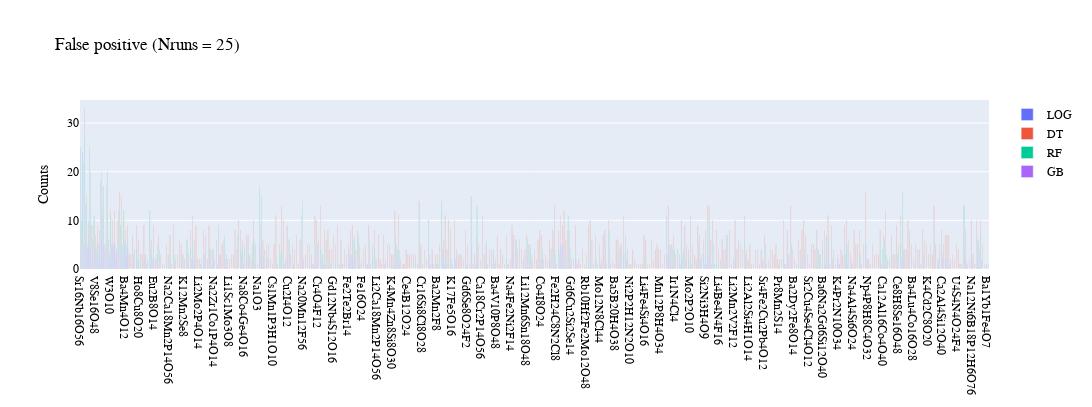
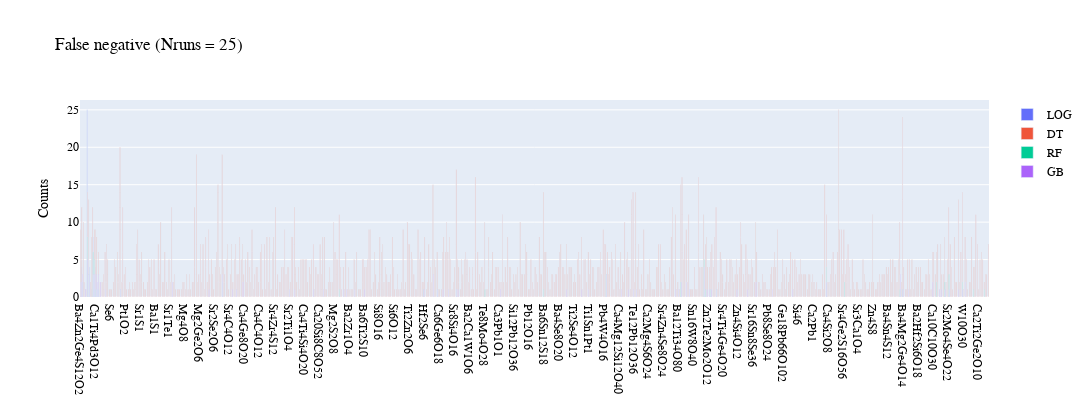

The notebook cell saved with these charts, in order:
### Code cell
visualize.plot_confusion_metrics(SupervisedModels, prettyNames, trainingData,
                                 k = numberSplits,
                                 n = numberRuns, 
                       prettyNames = prettyNames,
                             numPC = numberOfPrincipalComponents,
                          approach = InsertApproach)

### Figure 1 — Plotly figure (JSON) as saved in the notebook; plotly's stock layout.template omitted (floating-point values rounded to 4 significant figures; data arrays with more than 128 entries replaced by an {"elided": "..."} marker saying what was removed)
{"data": [{"name": "LOG ", "type": "bar", "x": ["Sr16Nb16O56", "Ba12Ni4Sb8O36", "Fe2Bi2O6", "V12Zn4O32", "P4W4O20", "Sr4V8Ni8O32", "Cr2Bi2O6", "V2Zn4P4O18", "V8Se16O48", "K4Ni4P12O36", "K24Co24P24O96", "Ba8Cr4O16", "As18Pb14S40", "Tc2B2", "Fe2Bi2O6", "Sn2P2O6", "Mg3Si2O9", "W3O10", "I10N4", "Ca2Co1O3", "Hg1H3I1O6", "Cu4Sb8O16", "Mn4Pb8W4O24", "Mn4As12Pb12O36", "Si18C8N2O36", "Ba4Mn4O12", "Co4Bi24S8O64"], "y": [25, 24, 1, 6, 5, 25, 2, 2, 4, 5, 5, 18, 11, 5, 4, 3, 3, 6, 5, 5, 2, 3, 1, 3, 2, 6, 5]}, {"name": "DT ", "type": "bar", "x": {"elided": "495 str values"}, "y": {"elided": "495 int values"}}, {"name": "RF ", "type": "bar", "x": {"elided": "235 str values"}, "y": {"elided": "235 int values"}}, {"name": "GB ", "type": "bar", "x": {"elided": "176 str values"}, "y": {"elided": "176 int values"}}], "layout": {"autosize": false, "barmode": "group", "font": {"color": "Black", "family": "Palatino", "size": 12}, "height": 407.3, "title": {"text": "False positive (Nruns = 25)"}, "width": 2193.0, "yaxis": {"title": {"text": "Counts"}}}}

### Figure 2 — Plotly figure (JSON) as saved in the notebook; plotly's stock layout.template omitted (floating-point values rounded to 4 significant figures; data arrays with more than 128 entries replaced by an {"elided": "..."} marker saying what was removed)
{"data": [{"name": "LOG ", "type": "bar", "x": ["Ba4Zn2Ge4S12O2", "Ba2Pd4S8", "Ba15Pt6O27", "Ba6Hf5S16", "Ca11Si4S1O18", "Ba12Ti10S30O2", "Sr8Pt8Pb2O22", "Ge9Pb15O33", "Mo2O6", "Mo12S12O72", "Ba4Ge4S24O84", "Ca1Ti4Pd3O12", "Zr4S4O24", "Sr25Ti39O103", "Sr5Ti7O19"], "y": [2, 4, 2, 1, 1, 25, 3, 4, 1, 6, 8, 4, 2, 2, 1]}, {"name": "DT ", "type": "bar", "x": {"elided": "781 mixed values"}, "y": {"elided": "781 int values"}}, {"name": "RF ", "type": "bar", "x": ["Zr4S4O4", "Hf4S4O4", "Ca2Te6O16", "Sr4Zr4Si8O28", "Te8Mo4O28", "Ba4Ti20O44", "Ba2Pd4S8", "Ti4S4O20", "Ba12Ti10S30O2", "Sr8Pt8Pb2O22", "Ba4Mo4Se4O24", "Ca4C8O16", "Sr4Ti5Si4O22", "Ba8Ti4Pt2O20", "Hf2Mo4O16", "Mo12S12O72", "Ti4O8", "Ba4Ge4S24O84", "Ba2S8O26", "Sr4Ge2S16O56", "Ca1Ti4Pd3O12", "Ca4W4O16", "Ba4Cr4O16", "Mg12O12", "Zr4S4O24", "Ge2Pb2S12O42", "Ba4Ti4S24O84", "Sr25Ti39O103", "Sr2Mo4Se4O22", "Ba12Zr2Zn12S28", "Si72O144", "Ba4Zn4Se8O24"], "y": [2, 1, 1, 1, 1, 1, 2, 3, 8, 3, 2, 5, 1, 1, 1, 6, 1, 5, 4, 2, 1, 1, 1, 1, 1, 2, 2, 1, 3, 2, 1, 1]}, {"name": "GB ", "type": "bar", "x": ["Zn1O1", "Ca2C2O6", "Zr4S4O4", "Ba3Ge12O27", "Ba3Ti6O15", "Ba3Zn3O6", "Ba4C4O12", "Ca1Mg3C4O12", "Ca20Si8C4O44", "Si1C1", "Zr2S2O2", "Ca2Pt3O8", "Sr3Ge12O27", "Ca2Te6O16", "Ba4Zn2Ge4S12O2", "Ba4Ca2Pd6O12", "Sr4Zr4Si8O28", "Ba8Ti4S16", "Ti4Sn8O16", "Ca4Zn2Ge4O14", "Ca3Pb1O1", "Pd2S2O8", "Ba2Pd4S8", "Pt4Pb8O16", "C6S16", "Ti4S4O20", "Ge2Pd2S6", "Sn2C4O8", "Ba3Zn6Si4Te1O20", "Pd2Se2O6", "Ba6Hf5S16", "Ba12Ti10S30O2", "Sr8Pt8Pb2O22", "Ba3Ca3C6O18", "Zr12W24O96", "Ba4Mo4Se4O24", "Sn10W16O44", "Sr8Cr16O56", "Ca4C8O16", "Ba12Pt24S36", "Zn2Te2Mo2O12", "Ba8Ti4Pt2O20", "Hf2Mo4O16", "Pd2Se2O8", "Mo12S12O72", "C4", "C14", "Ba8Cr16O56", "Pb8W8O32", "Sr24Te24O68", "Ti4O8", "Ba4Ge4S24O84", "Ba2S8O26", "Mg4Si2O8", "Ca1Ti4Pd3O12", "Ca4W4O16", "Ba4Cr4O16", "Ba4Zn2Ge4O14", "Mg12O12", "Mo4Pb4Se4O24", "Zr4S4O24", "Ge34", "Ca44Sn12C32", "Ba4Ti4S24O84", "Sr25Ti39O103", "Sr2Mo4Se4O22", "W4S8O36", "Ba12Zr2Zn12S28", "Sr5Ti7O19", "Hf4S4O24"], "y": [2, 1, 3, 1, 1, 2, 1, 1, 1, 1, 1, 1, 1, 1, 2, 3, 1, 1, 1, 1, 1, 1, 3, 1, 1, 3, 1, 1, 1, 1, 1, 5, 3, 1, 1, 2, 2, 1, 4, 1, 1, 1, 1, 1, 3, 1, 1, 2, 1, 1, 1, 3, 2, 1, 3, 3, 1, 1, 1, 2, 2, 1, 1, 1, 3, 1, 1, 1, 2, 2]}], "layout": {"autosize": false, "barmode": "group", "font": {"color": "Black", "family": "Palatino", "size": 12}, "height": 407.3, "title": {"text": "False negative (Nruns = 25)"}, "width": 1096.0, "yaxis": {"title": {"text": "Counts"}}}}
